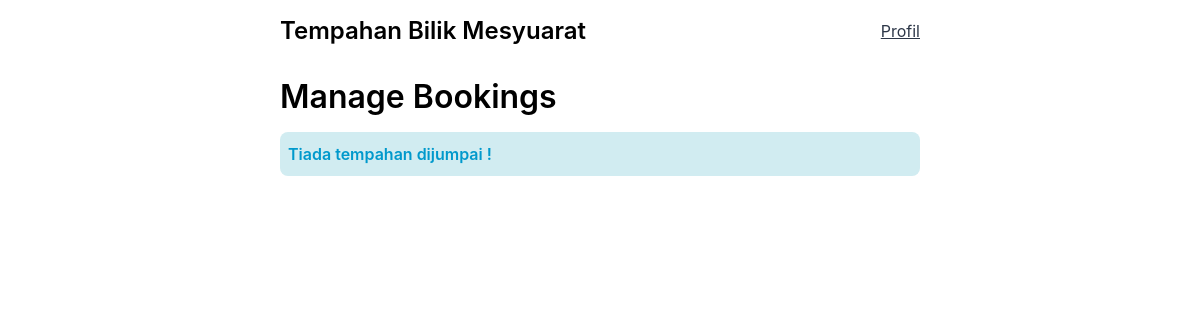
/tempah/manage/bookings (signed in), run on an earlier commit of the app's database.
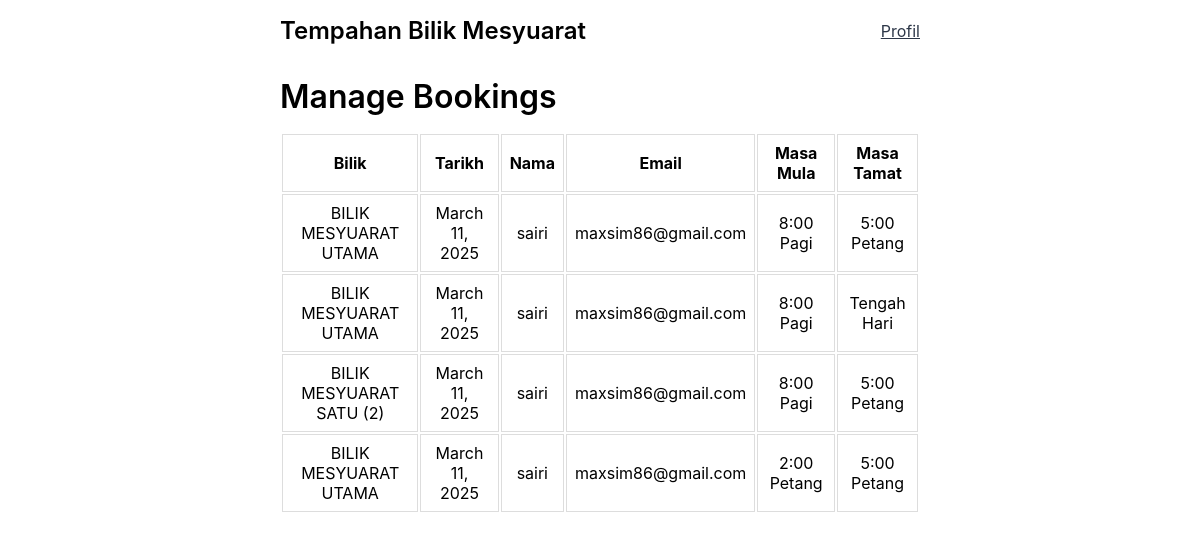
And on a later commit of the database.
### booking/models.py (models this page shows, shortened)
class Booking(models.Model):
    user = models.ForeignKey(User, on_delete=models.CASCADE)
    time_slot = models.ForeignKey(TimeSlot, on_delete=models.CASCADE)
    date = models.DateField()
    class Meta:
        verbose_name = "Tempahan"
        verbose_name_plural = "Tempahan"

class TimeSlot(models.Model):
    check_in_time = models.TimeField(max_length=4)
    check_out_time = models.TimeField(max_length=4)
    room = models.ForeignKey(Room, on_delete=models.CASCADE)
    booked = models.BooleanField(default=False)
    class Meta:
        verbose_name = "Masa Tempahan"
        verbose_name_plural = "Masa Tempahan"
    def get_translated_check_in_time(self):
        hour = self.check_in_time.hour
        minute = self.check_in_time.minute
        if hour == 12 and minute == 0:
            return "Tengah Hari"
        period = "Pagi" if hour < 12 else "Petang"
        if hour == 0:
            hour_12 = 12
        elif hour > 12:
            hour_12 = hour - 12
        else:
            hour_12 = hour
        return f"{hour_12}:{minute:02d} {period}"
    def get_translated_checkout_time(self):
        hour = self.check_out_time.hour
        minute = self.check_out_time.minute
        if hour == 12 and minute == 0:
            return "Tengah Hari"
        period = "Pagi" if hour < 12 else "Petang"
        if hour == 0:
            hour_12 = 12
        elif hour > 12:
            hour_12 = hour - 12
        else:
            hour_12 = hour
        return f"{hour_12}:{minute:02d} {period}"

class Room(models.Model):
    name = models.CharField(max_length=30)
    advance_booking = models.IntegerField()
    booked = models.BooleanField(default=False)
    USERNAME_FIELD = "name"
    class Meta:
        ordering = ["name"]
        verbose_name = "Bilik"
        verbose_name_plural = "Bilik"

class User(AbstractBaseUser):
    email = models.EmailField(
        verbose_name="email address",
        max_length=255,
        unique=True,
    )
    name = models.CharField(max_length=30)
    is_active = models.BooleanField(default=True)
    staff = models.BooleanField(default=False)  # a admin user; non super-user
    admin = models.BooleanField(default=False)  # a superuser
    USERNAME_FIELD = "email"
    REQUIRED_FIELDS = ["name"]  # Email & Password are required by default.
    @property
    def is_staff(self):
        return self.staff
    objects = UserManager()

### booking/views.py (the view)
# urls.py: path("manage/bookings", views.viewBookings, name="bookings"),
@staff_member_required
def viewBookings(request):
    all_bookings = Booking.objects.all()
    context = {"bookings": all_bookings}
    return render(request, "booking/bookings.html", context)

### booking/templates/booking/bookings.html (shortened to what this page needs)
{% extends 'layout.html' %}
{% block content %}
<div class="bookings-wrapper">
  <h1>Manage Bookings</h1>
  {% if not bookings %}
  <div class="info-wrapper">
    <p class="info">Tiada tempahan dijumpai ! </p>
  </div>
  {% else %}
  <div class="table-wrapper">
    <table>
      <tr>
        <th>Bilik</th>
        <th>Tarikh</th>
        <th>Nama</th>
        <th>Email</th>
        <th>Masa Mula</th>
        <th>Masa Tamat</th>
      </tr>
      {% for booking in bookings %}
      <tr>
        <td>{{booking.time_slot.room.name}}</td>
        <td>{{booking.date}}</td>
        <td>{{booking.user.name}}</td>
        <td>{{booking.user.email}}</td>
        <td>{{booking.time_slot.get_translated_check_in_time}}</td>
        <td>{{booking.time_slot.get_translated_checkout_time}}</td>
      </tr>
      {% endfor%}
    </table>
  </div>
  {% endif %}
</div>
{% endblock content %}

What changed in the data, as far as the page shows it:
added Booking: time_slot.room.name "BILIK MESYUARAT UTAMA", date "March 11, 2025", user.name "sairi", user.email "maxsim86@gmail.com", time_slot.get_translated_check_in_time "8:00 Pagi", time_slot.get_translated_checkout_time "5:00 Petang"
added Booking: time_slot.room.name "BILIK MESYUARAT UTAMA", date "March 11, 2025", user.name "sairi", user.email "maxsim86@gmail.com", time_slot.get_translated_check_in_time "8:00 Pagi", time_slot.get_translated_checkout_time "Tengah Hari"
added Booking: time_slot.room.name "BILIK MESYUARAT SATU (2)", date "March 11, 2025", user.name "sairi", user.email "maxsim86@gmail.com", time_slot.get_translated_check_in_time "8:00 Pagi", time_slot.get_translated_checkout_time "5:00 Petang"
added Booking: time_slot.room.name "BILIK MESYUARAT UTAMA", date "March 11, 2025", user.name "sairi", user.email "maxsim86@gmail.com", time_slot.get_translated_check_in_time "2:00 Petang", time_slot.get_translated_checkout_time "5:00 Petang"
Also different on the page:
text no longer shown: "Tiada tempahan dijumpai !"
text now shown: "Bilik Tarikh Nama Email Masa Mula Masa Tamat"
